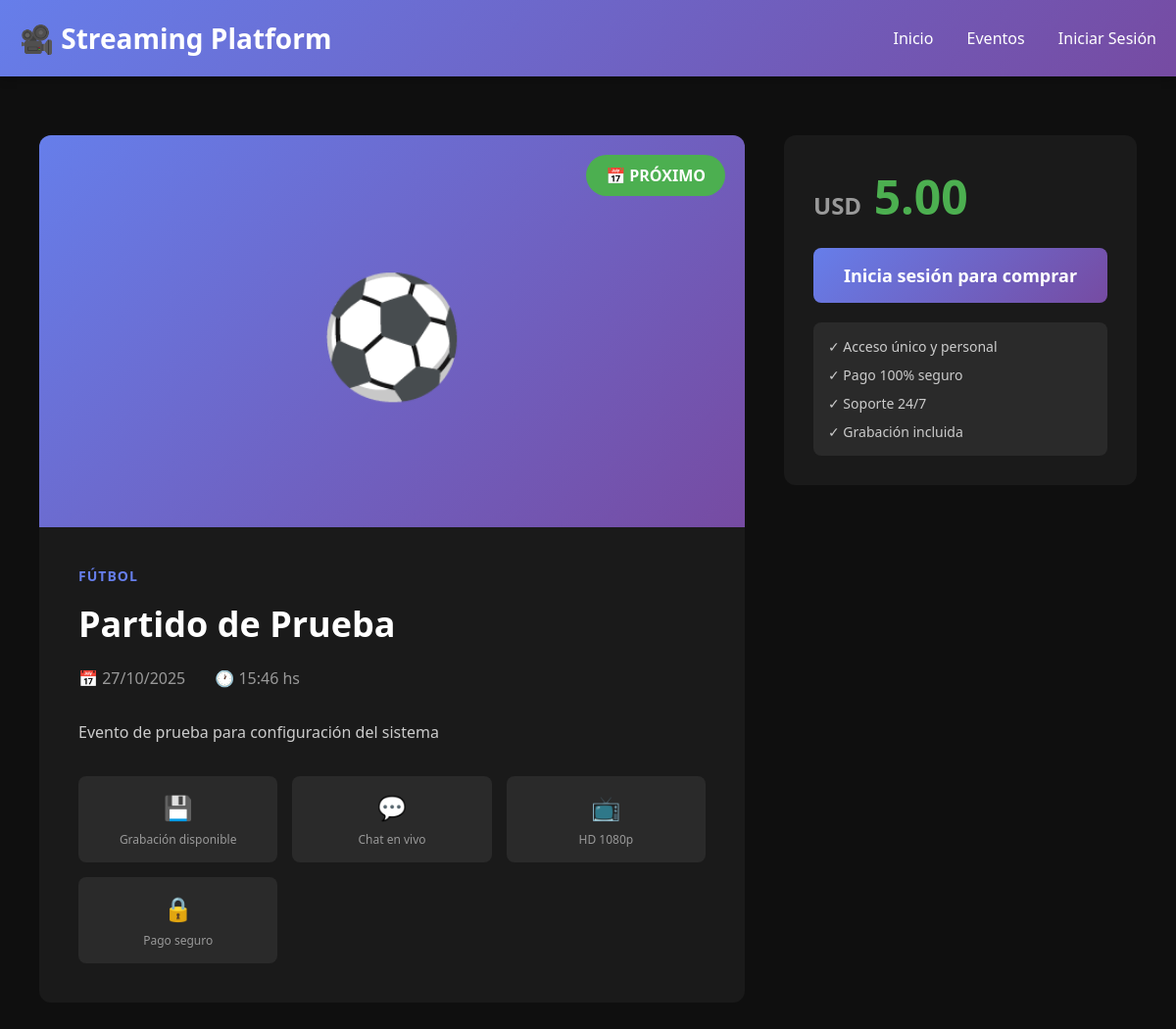
/public/event.php?id=1, run on the app's committed database.
### tables this page shows
CREATE TABLE events (
    id INT UNSIGNED AUTO_INCREMENT PRIMARY KEY,
    title VARCHAR(255) NOT NULL,
    description TEXT,
    category VARCHAR(100),
    thumbnail_url VARCHAR(500),
    price DECIMAL(10, 2) NOT NULL,
    currency VARCHAR(3) DEFAULT 'USD',
    stream_key VARCHAR(100) UNIQUE NOT NULL,
    stream_url VARCHAR(500),
    status ENUM('scheduled', 'live', 'ended', 'cancelled') DEFAULT 'scheduled',
    scheduled_start DATETIME NOT NULL,
    actual_start DATETIME,
    actual_end DATETIME,
    max_viewers INT DEFAULT 0,
    enable_recording BOOLEAN DEFAULT TRUE,
    enable_chat BOOLEAN DEFAULT TRUE,
    enable_dvr BOOLEAN DEFAULT FALSE,
    created_by INT UNSIGNED NOT NULL,
    created_at TIMESTAMP DEFAULT CURRENT_TIMESTAMP,
    updated_at TIMESTAMP DEFAULT CURRENT_TIMESTAMP ON UPDATE CURRENT_TIMESTAMP,
    FOREIGN KEY (created_by) REFERENCES users(id) ON DELETE CASCADE,
    INDEX idx_status (status),
    INDEX idx_scheduled (scheduled_start),
    INDEX idx_stream_key (stream_key)
);

### config/database.php (called while the page is built, shortened)
<?php
function getEnvVar($name, $default = null) {
    if (isset($_ENV[$name])) {
        return $_ENV[$name];
    }
    return $default;
}
class Database {
    private static $instance = null;
    private $connection;
    private $host;
    private $dbname;
    private $username;
    private $password;
    private $port;
    private $charset = 'utf8mb4';
    private function __construct() {
        $this->host = getEnvVar('DB_HOST', 'localhost');
        $this->dbname = getEnvVar('DB_NAME', 'streaming_platform');
        $this->username = getEnvVar('DB_USER', 'root');
        $this->password = getEnvVar('DB_PASS', '');
        $this->port = getEnvVar('DB_PORT', 3306);
    }
    private function connect() {
        try {
            $dsn = "mysql:host={$this->host};port={$this->port};dbname={$this->dbname};charset={$this->charset}";
            $options = [
                PDO::ATTR_ERRMODE => PDO::ERRMODE_EXCEPTION,
                PDO::ATTR_DEFAULT_FETCH_MODE => PDO::FETCH_ASSOC,
                PDO::ATTR_EMULATE_PREPARES => false,
                PDO::MYSQL_ATTR_INIT_COMMAND => "SET NAMES {$this->charset}",
                PDO::ATTR_TIMEOUT => 5
            ];
            $this->connection = new PDO($dsn, $this->username, $this->password, $options);
        } catch (PDOException $e) {
            $errorMsg = "Database connection failed: " . $e->getMessage();
            $errorDetails = "\nHost: {$this->host}:{$this->port}\nDatabase: {$this->dbname}\nUser: {$this->username}";
            error_log($errorMsg . $errorDetails);
            if (getEnvVar('APP_DEBUG') === 'true' || getEnvVar('APP_DEBUG') === true) {
                die("<h1>Error de Conexión a Base de Datos</h1>
                     <p><strong>Detalles:</strong> {$e->getMessage()}</p>
                     <p><strong>Host:</strong> {$this->host}:{$this->port}</p>
                     <p><strong>Base de datos:</strong> {$this->dbname}</p>
                     <p><strong>Usuario:</strong> {$this->username}</p>
                     <hr>
                     <h3>Soluciones:</h3>
                     <ol>
                         <li>Verificar que MySQL está corriendo: <code>sudo systemctl status mysql</code></li>
                         <li>Verificar credenciales en el archivo .env</li>
                         <li>Verificar que la base de datos existe</li>
                         <li>Ejecutar diagnóstico: <code>php debug_env.php</code></li>
                     </ol>");
            } else {
                die("<h1>Error de Conexión</h1>
                     <p>No se pudo conectar a la base de datos. Por favor contacte al administrador.</p>
                     <p><small>Error ID: " . date('YmdHis') . "</small></p>");
            }
        }
    }
    public static function getInstance() {
        if (self::$instance === null) {
            self::$instance = new self();
        }
        return self::$instance;
    }
    public function getConnection() {
        return $this->connection;
    }
}
abstract class Model {
    protected $db;
    protected $table;
    public function __construct() {
        $this->db = Database::getInstance()->getConnection();
    }
    protected function query($sql, $params = []) {
        try {
            $stmt = $this->db->prepare($sql);
            $stmt->execute($params);
            return $stmt;
        } catch (PDOException $e) {
            error_log("Query error in {$this->table}: " . $e->getMessage() . "\nSQL: {$sql}");
            throw new Exception("Error en la consulta a la base de datos");
        }
    }
    public function findById($id) {
        $sql = "SELECT * FROM {$this->table} WHERE id = ? LIMIT 1";
        $stmt = $this->query($sql, [$id]);
        return $stmt->fetch();
    }
}

### public/event.php (the view, shortened to what this page needs)
<?php
require_once __DIR__ . '/../config/database.php';
$eventId = $_GET['id'] ?? null;
$eventModel = new Event();
$event = $eventModel->findById($eventId);
$hasAccess = false;
$purchase = null;
?>
<!DOCTYPE html>
<html lang="es">
<head>
</head>
<body>
    <div class="header">
        <div class="container">
            <nav class="nav">
                <a href="/public/" class="logo">🎥 Streaming Platform</a>
                <div class="nav-links">
                    <a href="/public/">Inicio</a>
                    <a href="/public/events.php">Eventos</a>
                    <?php if (isset($_SESSION['user_id'])): ?>
                        <a href="/public/profile.php">Mi Cuenta</a>
                    <?php else: ?>
                        <a href="/public/login.php">Iniciar Sesión</a>
                    <?php endif; ?>
                </div>
            </nav>
        </div>
    </div>
    <div class="event-detail">
        <div class="container">
            <div class="event-grid">
                <div class="event-main">
                    <div class="event-banner">
                        <?php if ($event['thumbnail_url']): ?>
                            <img src="<?= htmlspecialchars($event['thumbnail_url']) ?>" alt="<?= htmlspecialchars($event['title']) ?>">
                        <?php else: ?>
                            ⚽
                        <?php endif; ?>
                        <div class="event-status-badge status-<?= $event['status'] ?>">
                            <?php
                            switch($event['status']) {
                                case 'scheduled':
                                    echo '📅 PRÓXIMO';
                                    break;
                            }
                            ?>
                        </div>
                    </div>
                    <div class="event-content">
                        <div class="event-category"><?= htmlspecialchars($event['category'] ?? 'Sin categoría') ?></div>
                        <h1 class="event-title"><?= htmlspecialchars($event['title']) ?></h1>
                        <div class="event-meta">
                            <div class="meta-item">
                                📅 <?= date('d/m/Y', strtotime($event['scheduled_start'])) ?>
                            </div>
                            <div class="meta-item">
                                🕐 <?= date('H:i', strtotime($event['scheduled_start'])) ?> hs
                            </div>
                        </div>
                        <?php if ($event['description']): ?>
                        <div class="event-description">
                            <?= nl2br(htmlspecialchars($event['description'])) ?>
                        </div>
                        <?php endif; ?>
                        <div class="event-features">
                            <?php if ($event['enable_recording']): ?>
                            <div class="feature-item">
                                <div class="feature-icon">💾</div>
                                <div class="feature-label">Grabación disponible</div>
                            </div>
                            <?php endif; ?>
                            <?php if ($event['enable_chat']): ?>
                            <div class="feature-item">
                                <div class="feature-icon">💬</div>
                                <div class="feature-label">Chat en vivo</div>
                            </div>
                            <?php endif; ?>
                            <div class="feature-item">
                                <div class="feature-icon">📺</div>
                                <div class="feature-label">HD 1080p</div>
                            </div>
                            <div class="feature-item">
                                <div class="feature-icon">🔒</div>
                                <div class="feature-label">Pago seguro</div>
                            </div>
                        </div>
                    </div>
                </div>
                <div class="event-sidebar">
                    <div class="purchase-card">
                        <?php if ($hasAccess): ?>
                            <div class="access-notice">
                                <h4>✓ Ya tienes acceso a este evento</h4>
                                <p>Compraste este evento el <?= date('d/m/Y', strtotime($purchase['purchased_at'])) ?></p>
                            </div>
                            <?php if ($event['status'] === 'live'): ?>
                                <a href="/public/watch/<?= $event['id'] ?>?token=<?= $purchase['access_token'] ?>" class="btn btn-danger">
                                    🔴 Ver Ahora
                                </a>
                            <?php elseif ($event['status'] === 'scheduled'): ?>
                                <button class="btn" disabled>
                                    Evento no iniciado
                                </button>
                                <p style="text-align: center; color: #999; margin-top: 10px; font-size: 14px;">
                                    Recibirás un email cuando comience
                                </p>
                            <?php else: ?>
                                <button class="btn" disabled>
                                    Evento finalizado
                                </button>
                            <?php endif; ?>
                        <?php else: ?>
                            <div class="price-display">
                                <span class="price-currency"><?= $event['currency'] ?></span> <?= number_format($event['price'], 2) ?>
                            </div>
                            <?php if (!isset($_SESSION['user_id'])): ?>
                                <a href="/public/login.php?redirect=/event.php?id=<?= $event['id'] ?>" class="btn">
                                    Inicia sesión para comprar
                                </a>
                            <?php elseif ($event['status'] === 'ended'): ?>
                                <button class="btn" disabled>
                                    Evento finalizado
                                </button>
                            <?php endif; ?>
                            <div class="purchase-info">
                                <p>✓ Acceso único y personal</p>
                                <p>✓ Pago 100% seguro</p>
                                <p>✓ Soporte 24/7</p>
                                <?php if ($event['enable_recording']): ?>
                                <p>✓ Grabación incluida</p>
                                <?php endif; ?>
                            </div>
                        <?php endif; ?>
                    </div>
                </div>
            </div>
        </div>
    </div>
</body>
</html>

### public/event.php (style rules this page uses)
* { margin: 0; padding: 0; box-sizing: border-box; }
body { font-family: 'Segoe UI', Tahoma, Geneva, Verdana, sans-serif; background: #0f0f0f; color: #fff; }
.header { background: linear-gradient(135deg, #667eea 0%, #764ba2 100%); padding: 20px 0; box-shadow: 0 2px 10px rgba(0,0,0,0.3); }
.container { max-width: 1200px; margin: 0 auto; padding: 0 20px; }
.nav { display: flex; justify-content: space-between; align-items: center; }
.logo { font-size: 28px; font-weight: bold; color: white; text-decoration: none; }
.nav-links a { color: white; text-decoration: none; margin-left: 30px; }
.event-detail { padding: 60px 20px; }
.event-grid { display: grid; grid-template-columns: 2fr 1fr; gap: 40px; margin-bottom: 40px; }
.event-main { background: #1a1a1a; border-radius: 12px; overflow: hidden; }
.event-banner { width: 100%; height: 400px; background: linear-gradient(135deg, #667eea 0%, #764ba2 100%); display: flex; align-items: center; justify-content: center; font-size: 120px; position: relative; }
.event-status-badge { position: absolute; top: 20px; right: 20px; padding: 10px 20px; border-radius: 25px; font-size: 16px; font-weight: bold; }
.status-scheduled { background: #4CAF50; }
.event-content { padding: 40px; }
.event-category { color: #667eea; font-size: 14px; font-weight: bold; text-transform: uppercase; letter-spacing: 1px; margin-bottom: 15px; }
.event-title { font-size: 36px; margin-bottom: 20px; }
.event-meta { display: flex; gap: 30px; margin-bottom: 30px; color: #999; }
.meta-item { display: flex; align-items: center; gap: 8px; }
.event-description { line-height: 1.8; color: #ccc; margin-bottom: 30px; }
.event-features { display: grid; grid-template-columns: repeat(auto-fit, minmax(150px, 1fr)); gap: 15px; margin-top: 30px; }
.feature-item { background: #2a2a2a; padding: 15px; border-radius: 8px; text-align: center; }
.feature-icon { font-size: 24px; margin-bottom: 8px; }
.feature-label { font-size: 12px; color: #999; }
.event-sidebar { display: flex; flex-direction: column; gap: 20px; }
.purchase-card { background: #1a1a1a; border-radius: 12px; padding: 30px; position: sticky; top: 20px; }
.price-display { font-size: 48px; font-weight: bold; color: #4CAF50; margin-bottom: 20px; }
.price-currency { font-size: 24px; color: #999; }
.btn { width: 100%; padding: 16px; background: linear-gradient(135deg, #667eea 0%, #764ba2 100%); color: white; border: none; border-radius: 8px; font-size: 18px; font-weight: bold; cursor: pointer; transition: opacity 0.3s; text-decoration: none; display: block; text-align: center; margin-bottom: 15px; }
.purchase-info { background: #2a2a2a; padding: 15px; border-radius: 8px; margin-top: 20px; }
.purchase-info p { margin-bottom: 10px; color: #ccc; font-size: 14px; }
.purchase-info p:last-child { margin-bottom: 0; }

### data on the page
events: category "FÚTBOL", title "Partido de Prueba", scheduled_start "27/10/2025", scheduled_start "15:46", description "Evento de prueba para configuración del sistema", currency "USD", price "5.00"
